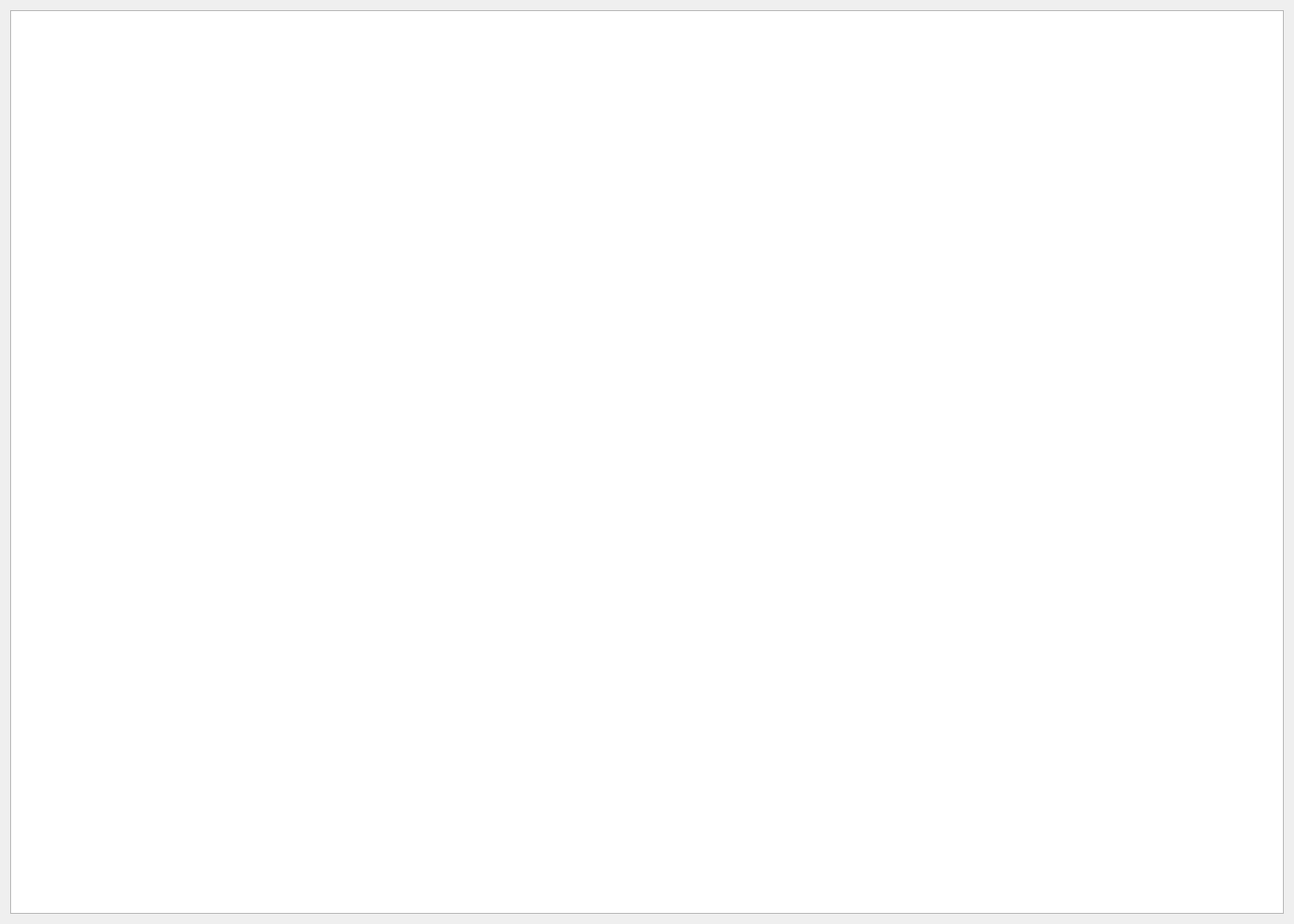
<?xml version="1.0" encoding="UTF-8"?>
<ui version="4.0">
 <class>TabPage</class>
 <widget class="QWidget" name="TabPage">
  <property name="geometry">
   <rect>
    <x>0</x>
    <y>0</y>
    <width>1400</width>
    <height>1000</height>
   </rect>
  </property>
  <property name="contextMenuPolicy">
   <enum>Qt::DefaultContextMenu</enum>
  </property>
  <property name="windowTitle">
   <string>Form</string>
  </property>
  <layout class="QHBoxLayout" name="horizontalLayout">
   <item>
    <widget class="QTableWidget" name="tableWidget">
     <property name="contextMenuPolicy">
      <enum>Qt::CustomContextMenu</enum>
     </property>
     <property name="dragDropMode">
      <enum>QAbstractItemView::DragDrop</enum>
     </property>
     <property name="defaultDropAction">
      <enum>Qt::CopyAction</enum>
     </property>
     <attribute name="horizontalHeaderCascadingSectionResizes">
      <bool>false</bool>
     </attribute>
     <attribute name="horizontalHeaderDefaultSectionSize">
      <number>100</number>
     </attribute>
     <attribute name="horizontalHeaderStretchLastSection">
      <bool>true</bool>
     </attribute>
     <attribute name="verticalHeaderStretchLastSection">
      <bool>false</bool>
     </attribute>
    </widget>
   </item>
  </layout>
 </widget>
 <resources/>
 <connections/>
</ui>
